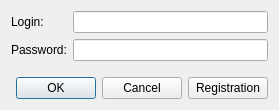
<?xml version="1.0" encoding="UTF-8"?>
<ui version="4.0">
 <class>LoginForm</class>
 <widget class="QWidget" name="LoginForm">
  <property name="geometry">
   <rect>
    <x>0</x>
    <y>0</y>
    <width>279</width>
    <height>110</height>
   </rect>
  </property>
  <property name="windowTitle">
   <string>Form</string>
  </property>
  <layout class="QVBoxLayout" name="verticalLayout">
   <item>
    <layout class="QFormLayout" name="formLayout">
     <property name="verticalSpacing">
      <number>6</number>
     </property>
     <item row="0" column="0">
      <widget class="QLabel" name="label">
       <property name="text">
        <string>Login:</string>
       </property>
      </widget>
     </item>
     <item row="1" column="0">
      <widget class="QLabel" name="label_2">
       <property name="text">
        <string>Password:</string>
       </property>
      </widget>
     </item>
     <item row="0" column="1">
      <widget class="QLineEdit" name="loginEdit">
       <property name="text">
        <string/>
       </property>
      </widget>
     </item>
     <item row="1" column="1">
      <widget class="QLineEdit" name="passwordEdit">
       <property name="text">
        <string/>
       </property>
       <property name="echoMode">
        <enum>QLineEdit::EchoMode::Password</enum>
       </property>
      </widget>
     </item>
    </layout>
   </item>
   <item>
    <spacer name="verticalSpacer">
     <property name="orientation">
      <enum>Qt::Orientation::Vertical</enum>
     </property>
     <property name="sizeHint" stdset="0">
      <size>
       <width>20</width>
       <height>40</height>
      </size>
     </property>
    </spacer>
   </item>
   <item>
    <layout class="QHBoxLayout" name="horizontalLayout" stretch="1,0">
     <item>
      <widget class="QDialogButtonBox" name="buttonBox">
       <property name="standardButtons">
        <set>QDialogButtonBox::StandardButton::Cancel|QDialogButtonBox::StandardButton::Ok</set>
       </property>
      </widget>
     </item>
     <item>
      <widget class="QPushButton" name="registrationPushButton">
       <property name="text">
        <string>Registration</string>
       </property>
      </widget>
     </item>
    </layout>
   </item>
  </layout>
 </widget>
 <resources/>
 <connections/>
</ui>
